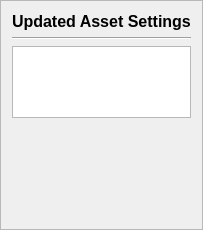
        <widget class="QFrame" name="frame_2">
         <property name="frameShape">
          <enum>QFrame::StyledPanel</enum>
         </property>
         <property name="frameShadow">
          <enum>QFrame::Raised</enum>
         </property>
         <layout class="QVBoxLayout" name="verticalLayout_3">
          <item>
           <layout class="QVBoxLayout" name="verticalLayout_7">
            <item>
             <widget class="QLabel" name="reissueAssetDataLabel">
              <property name="font">
               <font>
                <pointsize>12</pointsize>
                <weight>75</weight>
                <bold>true</bold>
               </font>
              </property>
              <property name="text">
               <string>Updated Asset Settings</string>
              </property>
             </widget>
            </item>
            <item>
             <widget class="Line" name="line_2">
              <property name="orientation">
               <enum>Qt::Horizontal</enum>
              </property>
             </widget>
            </item>
            <item>
             <widget class="QTextBrowser" name="updatedAssetData">
              <property name="verticalScrollBarPolicy">
               <enum>Qt::ScrollBarAsNeeded</enum>
              </property>
              <property name="horizontalScrollBarPolicy">
               <enum>Qt::ScrollBarAsNeeded</enum>
              </property>
              <property name="sizeAdjustPolicy">
               <enum>QAbstractScrollArea::AdjustToContents</enum>
              </property>
             </widget>
            </item>
            <item>
             <spacer name="verticalSpacer">
              <property name="orientation">
               <enum>Qt::Vertical</enum>
              </property>
              <property name="sizeHint" stdset="0">
               <size>
                <width>5</width>
                <height>100</height>
               </size>
              </property>
             </spacer>
            </item>
           </layout>
          </item>
         </layout>
        </widget>
